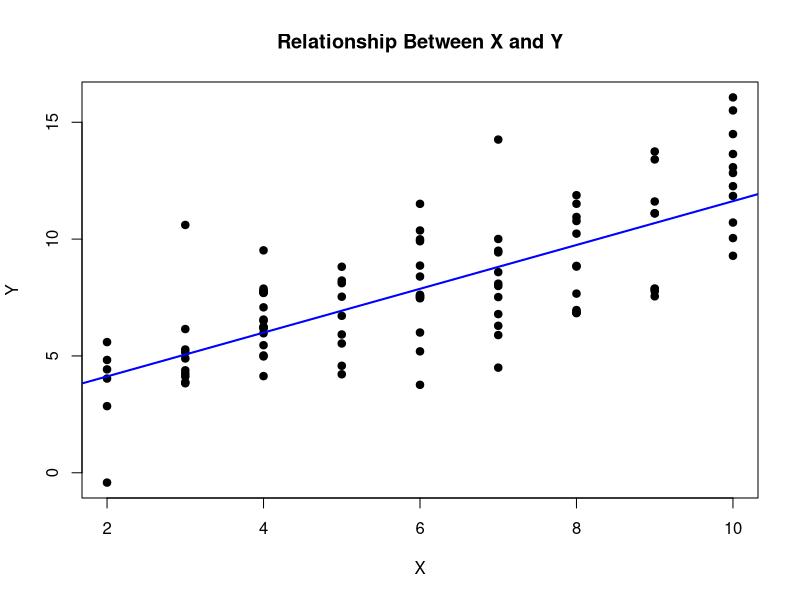
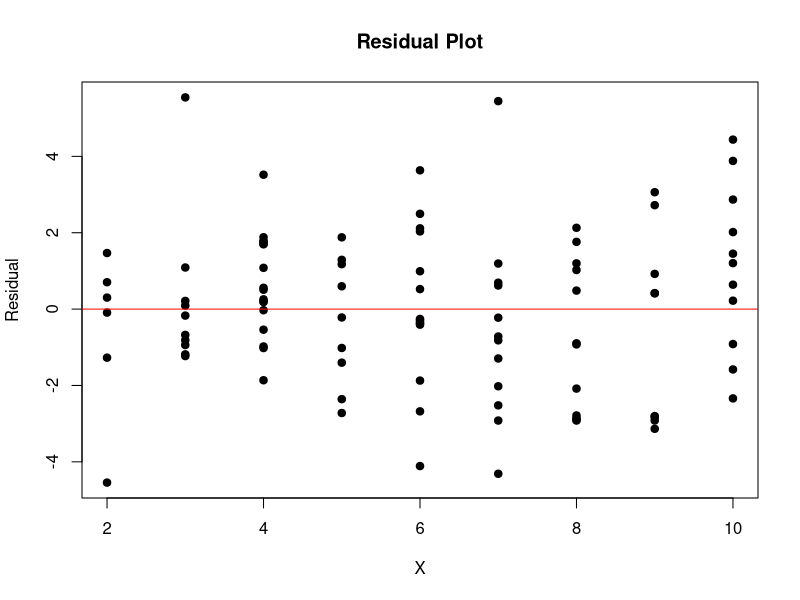
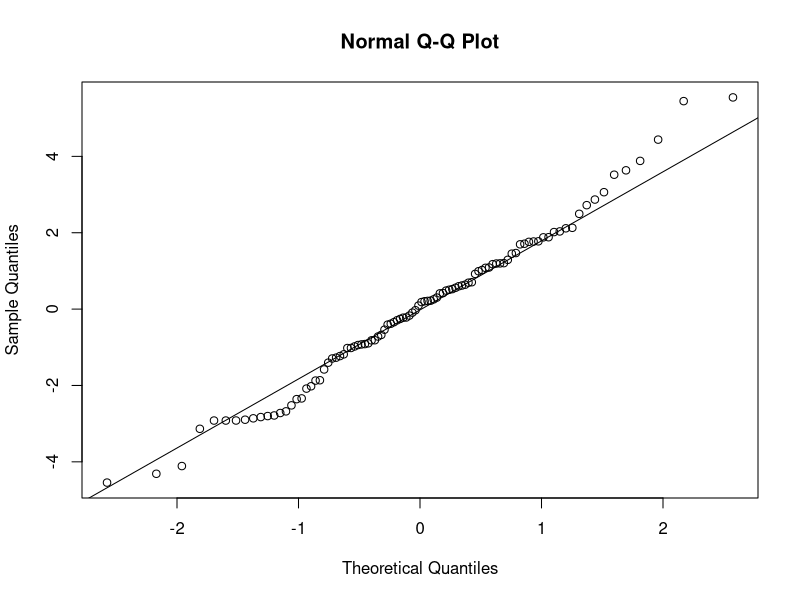
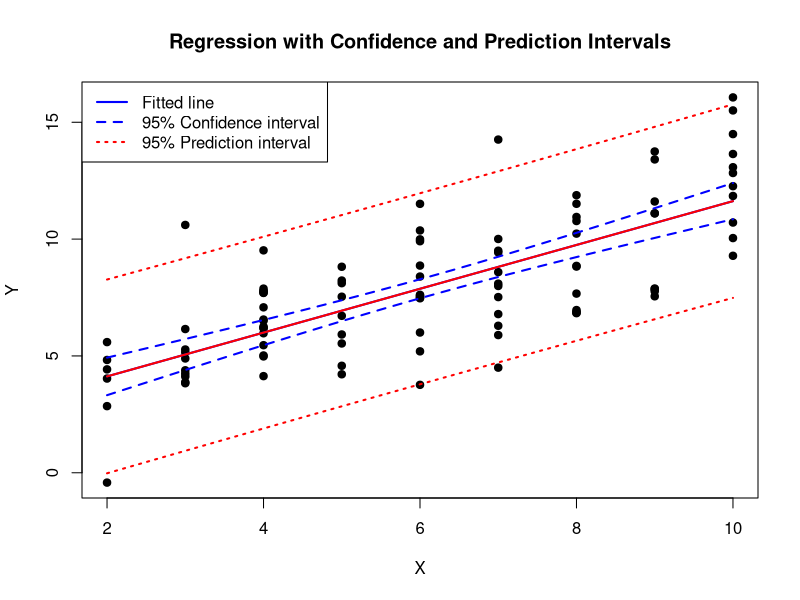

Write the R code that produced these figures, in order.
# Generate data ----------------------------------------------------------

set.seed(801)

x <- sample(2:10, size = 100, replace = TRUE)
y <- 2 + x + rnorm(100, 0, 2)

dat <- data.frame(x, y)

# Plot data --------------------------------------------------------------

plot(y ~ x, data = dat,
     main = "Relationship Between X and Y",
     xlab = "X",
     ylab = "Y",
     pch = 19)

# 1. Simple linear regression --------------------------------------------

linear_model <- lm(y ~ x, data = dat)

summary(linear_model)

# Add fitted regression line
abline(linear_model, col = "blue", lwd = 2)

# Examine residuals
plot(x, residuals(linear_model),
     xlab = "X",
     ylab = "Residual",
     main = "Residual Plot",
     pch = 19)
abline(h = 0, col = "red")

# Also use Q-Q plot
qqnorm(resid(linear_model)); qqline(resid(linear_model))

# 2. Lack-of-fit test ----------------------------------------------------

# Fit a model with a separate mean for each unique X value
means_model <- lm(y ~ factor(x), data = dat)

# Compare the linear model against the means model
anova(linear_model, means_model)

# Alternatively, use Type I sums of squares
anova(lm(y ~ x + factor(x), data = dat))

# 3. Confidence and prediction intervals ---------------------------------

# Values of X at which we want intervals
new_data <- data.frame(
  x = seq(min(x), max(x), length.out = 100)
)

# Confidence interval for the mean response
mean_ci <- predict(
  linear_model,
  newdata = new_data,
  interval = "confidence"
)

# Prediction interval for individual observations
prediction_ci <- predict(
  linear_model,
  newdata = new_data,
  interval = "prediction"
)

# Plot fitted line and intervals
plot(y ~ x, data = dat,
     pch = 19,
     main = "Regression with Confidence and Prediction Intervals",
     xlab = "X",
     ylab = "Y")

# Mean confidence interval
matlines(new_data$x, mean_ci,
         col = "blue",
         lty = c(1, 2, 2),
         lwd = 2)

# Individual prediction interval
matlines(new_data$x, prediction_ci,
         col = "red",
         lty = c(1, 3, 3),
         lwd = 2)

legend("topleft",
       legend = c("Fitted line",
                  "95% Confidence interval",
                  "95% Prediction interval"),
       col = c("blue", "blue", "red"),
       lty = c(1, 2, 3),
       lwd = 2)
